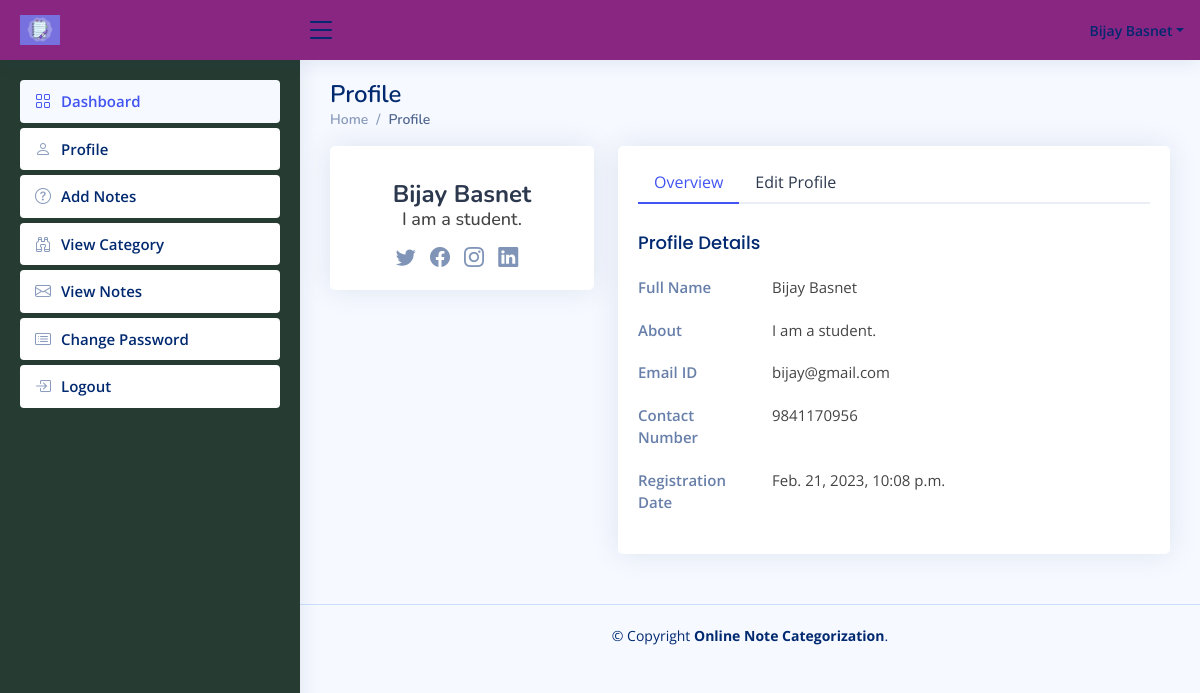
The page /profile (signed in) on the database its author committed.
### enotes/models.py (models this page shows, shortened)
class Signup(models.Model):
    user = models.ForeignKey(User, on_delete=models.CASCADE)
    ContactNo = models.CharField(max_length=10, null=True)
    About = models.CharField(max_length=450, null=True)
    Role = models.CharField(max_length=150, null=True)
    RegDate = models.DateTimeField(auto_now_add=True)

### enotes/views.py (the view, shortened to what this page needs)
# urls.py: path('profile', profile, name='profile'),
def profile(request):
    if not request.user.is_authenticated:
        return redirect('user_login')
    user = User.objects.get(id=request.user.id)
    signup = Signup.objects.get(user=user)
    return render(request, 'profile.html', locals())

### enotes/templates/profile.html (shortened to what this page needs)
{% extends 'usernavbar.html' %}
{% block main %}
<div class="pagetitle">
    <h1>Profile</h1>
    <nav>
        <ol class="breadcrumb">
            <li class="breadcrumb-item"><a href="/dashboard">Home</a></li>
            <li class="breadcrumb-item active">Profile</li>
        </ol>
    </nav>
</div>
<section class="section profile">
    <div class="row">
        <div class="col-xl-4">
            <div class="card">
                <div class="card-body profile-card pt-4 d-flex flex-column align-items-center">
                    <h2>{{user.first_name}} {{user.last_name}}</h2>
                    <h3>{{signup.About}}</h3>
                    <div class="social-links mt-2">
                        <a href="#" class="twitter"><i class="bi bi-twitter"></i></a>
                        <a href="#" class="facebook"><i class="bi bi-facebook"></i></a>
                        <a href="#" class="instagram"><i class="bi bi-instagram"></i></a>
                        <a href="#" class="linkedin"><i class="bi bi-linkedin"></i></a>
                    </div>
                </div>
            </div>
        </div>
        <div class="col-xl-8">
            <div class="card">
                <div class="card-body pt-3">
                    <ul class="nav nav-tabs nav-tabs-bordered">
                        <li class="nav-item">
                            <button class="nav-link active" data-bs-toggle="tab" data-bs-target="#profile-overview">
                                Overview
                            </button>
                        </li>
                        <li class="nav-item">
                            <button class="nav-link" data-bs-toggle="tab" data-bs-target="#profile-edit">Edit Profile
                            </button>
                        </li>
                    </ul>
                    <div class="tab-content pt-2">
                        <div class="tab-pane fade show active profile-overview" id="profile-overview">
                            <h5 class="card-title">Profile Details</h5>
                            <div class="row">
                                <div class="col-lg-3 col-md-4 label ">Full Name</div>
                                <div class="col-lg-9 col-md-8">{{user.first_name}} {{user.last_name}}</div>
                            </div>
                            <div class="row">
                                <div class="col-lg-3 col-md-4 label ">About</div>
                                <div class="col-lg-9 col-md-8">{{signup.About}}</div>
                            </div>
                            <div class="row">
                                <div class="col-lg-3 col-md-4 label">Email ID</div>
                                <div class="col-lg-9 col-md-8">{{user.username}}</div>
                            </div>
                            <div class="row">
                                <div class="col-lg-3 col-md-4 label">Contact Number</div>
                                <div class="col-lg-9 col-md-8">{{signup.ContactNo}}</div>
                            </div>
                            <div class="row">
                                <div class="col-lg-3 col-md-4 label">Registration Date</div>
                                <div class="col-lg-9 col-md-8">{{signup.RegDate}}</div>
                            </div>
                        </div>
                    </div>
                </div>
            </div>
        </div>
    </div>
</section>
{% endblock %}

### enotes/templates/usernavbar.html (shortened to what this page needs)
{% load static %}
<html lang="en">
<head>
  <link href="{% static 'assets/vendor/bootstrap/css/bootstrap.min.css' %}" rel="stylesheet">
  <link href="{% static 'assets/vendor/bootstrap-icons/bootstrap-icons.css' %}" rel="stylesheet">
  <link href="{% static 'assets/vendor/boxicons/css/boxicons.min.css' %}" rel="stylesheet">
  <link href="{% static 'assets/vendor/quill/quill.snow.css' %}" rel="stylesheet">
  <link href="{% static 'assets/vendor/quill/quill.bubble.css' %}" rel="stylesheet">
  <link href="{% static 'assets/vendor/remixicon/remixicon.css' %}" rel="stylesheet">
  <link href="{% static 'assets/vendor/simple-datatables/style.css' %}" rel="stylesheet">
  <link href="{% static 'assets/css/style.css' %}" rel="stylesheet">
</head>
<body>
  <header id="header" class="header fixed-top d-flex align-items-center">
    <div class="d-flex align-items-center justify-content-between">
      <a href="" class="logo d-flex align-items-center">
        <img src="{% static 'images/enotes.png' %}" alt="">
      </a>
      <i class="bi bi-list toggle-sidebar-btn"></i>
    </div>
    <nav class="header-nav ms-auto">
      <ul class="d-flex align-items-center">
        <li class="nav-item dropdown pe-3">
          <a class="nav-link nav-profile d-flex align-items-center pe-0" href="#" data-bs-toggle="dropdown">
            <span class="d-none d-md-block dropdown-toggle ps-2">{{request.user.first_name}} {{request.user.last_name}}</span>
          </a>
        </li>
      </ul>
    </nav>
  </header>
  <aside id="sidebar" class="sidebar">
    <ul class="sidebar-nav" id="sidebar-nav">
      <li class="nav-item">
        <a class="nav-link" href="/dashboard">
          <i class="bi bi-grid"></i>
          <span>Dashboard</span>
        </a>
      </li>
      <li class="nav-item">
        <a class="nav-link collapsed" href="/profile">
          <i class="bi bi-person"></i>
          <span>Profile</span>
        </a>
      </li>
      <li class="nav-item">
        <a class="nav-link collapsed" href="/addNotes">
          <i class="bi bi-question-circle"></i>
          <span>Add Notes</span>
        </a>
      </li>
       <li class="nav-item">
        <a class="nav-link collapsed" href="/viewCategory">
          <i class="bi bi-binoculars"></i>
          <span>View Category</span>
        </a>
      </li>
      <li class="nav-item">
        <a class="nav-link collapsed" href="/viewNotes">
          <i class="bi bi-envelope"></i>
          <span>View Notes</span>
        </a>
      </li>
      <li class="nav-item">
        <a class="nav-link collapsed" href="/changePassword">
          <i class="bi bi-card-list"></i>
          <span>Change Password</span>
        </a>
      </li>
      <li class="nav-item">
        <a class="nav-link collapsed" href="/logout">
          <i class="bi bi-box-arrow-in-right"></i>
          <span>Logout</span>
        </a>
      </li>
    </ul>
  </aside>
  <main id="main" class="main">
    <section class="section dashboard">
      {% block main %}
      {% endblock %}
    </section>
  </main>
  <footer id="footer" class="footer">
    <div class="copyright">
      &copy; Copyright <strong><span>Online Note Categorization</span></strong>.
    </div>
  </footer>
</body>
</html>

### enotes/static/assets/css/style.css (style rules this page uses)
:root { scroll-behavior: smooth; }
body { font-family: "Open Sans", sans-serif; background: #f6f9ff; color: #444444; }
a { color: #4154f1; text-decoration: none; }
h1, h2, h3, h4, h5, h6 { font-family: "Nunito", sans-serif; }
#main { margin-top: 60px; padding: 20px 30px; transition: all 0.3s; }
.pagetitle { margin-bottom: 10px; }
.pagetitle h1 { font-size: 24px; margin-bottom: 0; font-weight: 600; color: #012970; }
.card { margin-bottom: 30px; border: none; border-radius: 5px; box-shadow: 0px 0 30px rgba(1, 41, 112, 0.1); }
.card-title { padding: 20px 0 15px 0; font-size: 18px; font-weight: 500; color: #012970; font-family: "Poppins", sans-serif; }
.card-body { padding: 0 20px 20px 20px; }
.breadcrumb { font-size: 14px; font-family: "Nunito", sans-serif; color: #899bbd; font-weight: 600; }
.breadcrumb a { color: #899bbd; transition: 0.3s; }
.breadcrumb .breadcrumb-item::before { color: #899bbd; }
.breadcrumb .active { color: #51678f; font-weight: 600; }
.nav-tabs-bordered { border-bottom: 2px solid #ebeef4; }
.nav-tabs-bordered .nav-link { margin-bottom: -2px; border: none; color: #2c384e; }
.nav-tabs-bordered .nav-link.active { background-color: #fff; color: #4154f1; border-bottom: 2px solid #4154f1; }
.logo { line-height: 1; }
@media (min-width: 1200px) { .logo { width: 280px; } }
.logo img { max-height: 30px; margin-right: 6px; }
.header { transition: all 0.5s; z-index: 997; height: 60px; box-shadow: 0px 2px 20px rgba(1, 41, 112, 0.1); background-color: #892682; padding-left: 20px; }
.header .toggle-sidebar-btn { font-size: 32px; padding-left: 5px; cursor: pointer; color: #012970; }
.header-nav ul { list-style: none; }
.header-nav > ul { margin: 0; padding: 0; }
.header-nav .nav-profile { color: #012970; }
.header-nav .nav-profile span { font-size: 14px; font-weight: 600; }
.sidebar { position: fixed; top: 60px; left: 0; bottom: 0; width: 300px; z-index: 996; transition: all 0.3s; padding: 20px; overflow-y: auto; scrollbar-width: thin; scrollbar-color: #aab7cf transparent; box-shadow: 0px 0px 20px rgba(1, 41, 112, 0.1); background-color: #263c32; }
@media (min-width: 1200px) { #main, #footer { margin-left: 300px; } }
.sidebar-nav { padding: 0; margin: 0; list-style: none; }
.sidebar-nav li { padding: 0; margin: 0; list-style: none; }
.sidebar-nav .nav-item { margin-bottom: 5px; }
.sidebar-nav .nav-link { display: flex; align-items: center; font-size: 15px; font-weight: 600; color: #4154f1; transition: 0.3; background: #f6f9ff; padding: 10px 15px; border-radius: 4px; }
.sidebar-nav .nav-link i { font-size: 16px; margin-right: 10px; color: #4154f1; }
.sidebar-nav .nav-link.collapsed { color: #012970; background: #fff; }
.sidebar-nav .nav-link.collapsed i { color: #899bbd; }
.profile .profile-card h2 { font-size: 24px; font-weight: 700; color: #2c384e; margin: 10px 0 0 0; }
.profile .profile-card h3 { font-size: 18px; }
.profile .profile-card .social-links a { font-size: 20px; display: inline-block; color: rgba(1, 41, 112, 0.5); line-height: 0; margin-right: 10px; transition: 0.3s; }
.profile .profile-overview .row { margin-bottom: 20px; font-size: 15px; }
.profile .profile-overview .card-title { color: #012970; }
.profile .profile-overview .label { font-weight: 600; color: rgba(1, 41, 112, 0.6); }
.footer { padding: 20px 0; font-size: 14px; transition: all 0.3s; border-top: 1px solid #cddfff; }
.footer .copyright { text-align: center; color: #012970; }

### rows shown on the page
Signup: About "I am a student.", ContactNo "9841170956", RegDate "Feb. 21, 2023, 10:08 p.m."

### other values the page prints
{{ request.user.first_name }} "Bijay"
{{ request.user.last_name }} "Basnet"
{{ user.first_name }} "Bijay"
{{ user.last_name }} "Basnet"
{{ user.username }} "bijay@gmail.com"
